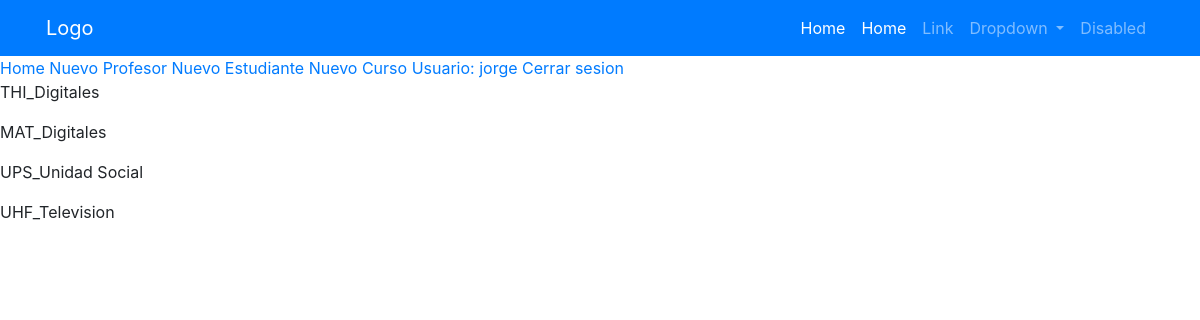
The app's page /home/ (signed in) with its own data.
### core/models.py (models this page shows)
class Person(AbstractUser):
    adress = models.CharField(max_length=100)
    cellphone = models.IntegerField()
    phone = models.IntegerField()
    dni = models.CharField(max_length=100)
    student = 'student'
    teacher = 'teacher'
    type_user_options = (
        (student, 'student'),
        (teacher, 'teacher'),
    )
    type_user = models.CharField(max_length=30, choices=type_user_options)

class Course(models.Model):
    code = models.CharField(primary_key=True, max_length=100)
    name = models.CharField(max_length=500)
    seccion = models.CharField(max_length=30)
    period = models.CharField(max_length=100)
    teacher_exp = models.ForeignKey(Person, on_delete=models.PROTECT)
    teacher_name = models.CharField(max_length=30)
    teacher_last_name = models.CharField(max_length=30)
    seats = models.IntegerField()
    def __str__(self):
        texto = self.code + '_' + self.name
        return texto

### core/views.py (the view)
# urls.py: path('home/', views.Home.as_view(), name='home'),
class Home(ListView):
    model = Course
    template_name = 'student/Home.html'

### core/Backend.py (called while the page is built)
    def get_user(self, user_id):
        try:
            return Person.objects.get(id=user_id)
        except:
            return None

### templates/student/Home.html
{% extends "Base.html" %}
{% block content %}
{% for item in object_list %}
    <p>{{ item }}</p>
{% endfor %}
{% endblock %}

### templates/Menu.html (shortened to what this page needs)
{% if user.is_authenticated %}
<a href="{% url 'core:home' %}">Home</a>
{% endif %}
{% if user.type_user == 'teacher' %}
    <a href="{% url 'core:new_teacher' %}">Nuevo Profesor</a>
    <a href="{% url 'core:new_student' %}">Nuevo Estudiante</a>
    <a href="{% url 'core:new_course' %}">Nuevo Curso</a>
{% endif %}
{% if user.is_authenticated %}
    <a href="#">Usuario: {{ user.first_name }}</a>
    <a href="{% url 'core:logout' %}">Cerrar sesion</a>
{% endif %}

### records on screen
Person: first_name "jorge"
Course: code+name "THI_Digitales"
Course: code+name "MAT_Digitales"
Course: code+name "UPS_Unidad Social"
Course: code+name "UHF_Television"
